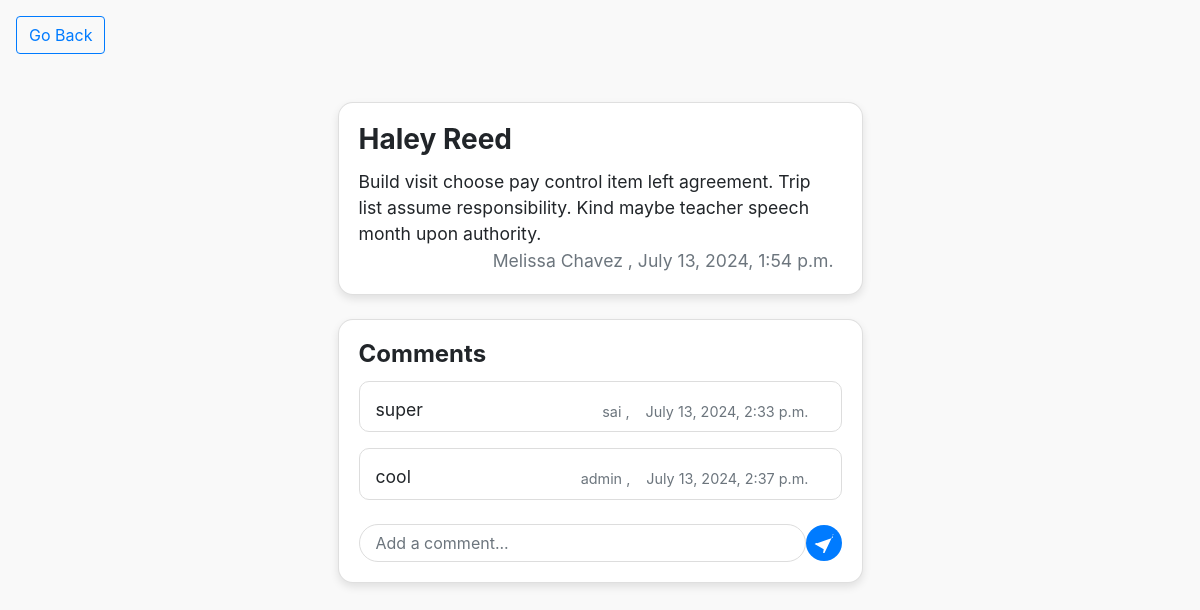
The page /post/haley-reed on the database its author committed.
### blog/models.py (models this page shows, shortened)
class Post(models.Model):
    title = models.CharField(max_length=150)
    content = models.TextField(null=True)
    author = models.ForeignKey(User,related_name="posts",on_delete=models.CASCADE)
    published_date = models.DateTimeField(auto_now_add=True)
    slug = models.SlugField(unique=True)
    class Meta:
        ordering = ('-published_date',)

class Comment(models.Model):
    post = models.ForeignKey(Post,related_name="comments",on_delete=models.CASCADE)
    author = models.ForeignKey(User,related_name="comments",on_delete=models.CASCADE)
    content = models.TextField()
    created_date = models.DateTimeField(auto_now_add=True)

### blog/views.py (the view)
# urls.py: path('post/<slug>',views.PostDetailView.as_view(),name="detail_post"),
@method_decorator(csrf_exempt ,name="dispatch")
class PostDetailView(generic.DetailView):
    model = Post
    template_name = "post_detail.html"

### blog/templates/post_detail.html (shortened to what this page needs)
<!DOCTYPE html>
<html lang="en">
<head>
  <link rel="stylesheet" href="https://stackpath.bootstrapcdn.com/bootstrap/4.5.2/css/bootstrap.min.css">
  <link rel="stylesheet" href="https://cdn.jsdelivr.net/npm/@fortawesome/fontawesome-free@6.4.2/css/fontawesome.min.css">
</head>
<body>
<div class="m-3">
  <a class="btn btn-outline-primary" href="../">Go Back</a>
</div>
<div class="container mt-5 d-flex justify-content-center">
    <div class="col-lg-6 col-md-8 col-sm-10">
        <div class="card mb-4">
            <div class="card-body">
                <h3 class="card-title">{{ post.title }}</h3>
                <div class="d-flex justify-content-start pr-2">
                <span  class="card-text ">{{ post.content }}</span>
                </div>
                <div class="d-flex justify-content-end pr-2">
                <span  class="card-text text-secondary">{{ post.author.username }} ,</span><br>
                <span  class="card-text text-secondary"> &nbsp;{{ post.published_date }}</span>
                </div>
            </div>
        </div>
        <div class="card">
            <div class="card-body">
                <h4 class="card-title">Comments</h4>
                {% for comment in post.comments.all %}
                    <div class="comments mb-3">
                        <div class="pb-2 px-3">
                        <span class=" comment-content">{{ comment.content }}</span>
                        <span class="mr-3 mt-1 comment-user text-secondary">{{ comment.created_date }}</span>
                        <span class="mr-3 mt-1 comment-user text-secondary">{{ comment.author.username }} ,</span>
                    </div>
                    </div>
                {% endfor %}
                <form method="post" action="{% url 'add_comment' post.slug %}" class="comment-form d-flex mt-4">
                    <input type="text" name="content" class="form-control me-2" placeholder="Add a comment..." required>
                    <button type="submit" class="btn btn-primary">
                        <svg xmlns="http://www.w3.org/2000/svg" width="16" height="16" fill="currentColor" class="bi bi-send-fill" viewBox="0 0 16 16">
                            <path d="M15.5.5a.5.5 0 0 0-.5.5v2.785L2.522 8.27l-.364-.36A.5.5 0 0 0 1.8 8h-.007L.498 8.788 7.8 13l-.618 3.497a.5.5 0 0 0 .79.407L15.5 1a.5.5 0 0 0-.036-.5z"/>
                        </svg>
                    </button>
                </form>
            </div>
        </div>
    </div>
</div>
</body>
</html>

### blog/templates/post_detail.html (style rules this page uses)
body { background-color: #f9f9f9; }
.card { border-radius: 15px; box-shadow: 0 4px 8px rgba(0, 0, 0, 0.1); }
.card-title { font-weight: bold; }
.card-text, .comment-content { font-size: 1.1rem; }
.comment-user { font-size: 0.9rem; color: #888; float: right; }
.comments > * { border:1px solid #ddd; padding: 15px 5px; border-radius: 10px; }
.comment-form { align-items: center; }
.comment-form input { border-radius: 25px; padding: 0.5rem 1rem; border: 1px solid #ddd; box-shadow: none; outline: none; transition: border-color 0.3s; }
.comment-form button { border-radius: 50%; padding: 0.5rem; background-color: #007bff; border: none; display: flex; align-items: center; justify-content: center; color: white; }
.comment-form button svg { width: 20px; height: 20px; }

### rows shown on the page
Post: title "Haley Reed", content "Build visit choose pay control item left agreement. Trip list assume responsibility. Kind maybe teacher speech month upon authority.", author.username "Melissa Chavez", published_date "July 13, 2024, 1:54 p.m."
Comment: content "super", created_date "July 13, 2024, 2:33 p.m.", author.username "sai"
Comment: content "cool", created_date "July 13, 2024, 2:37 p.m.", author.username "admin"
